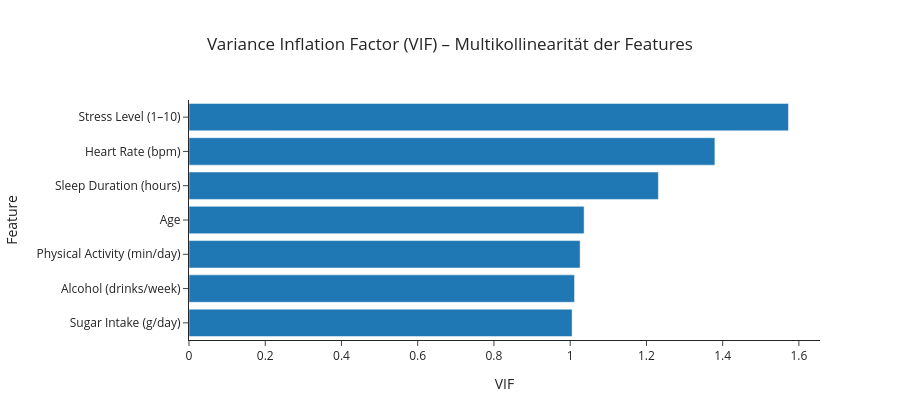

Source (notebook cell):
### Markdown cell above
Während die Korrelationsmatrix nur paarweise Zusammenhänge zeigt, misst der Variance Inflation Factor (VIF) die Gesamt-Multikollinearität eines Features gegenüber allen anderen Features im Modell.

Der VIF gibt an, wie stark die Varianz eines Regressionskoeffizienten durch lineare Abhängigkeiten zwischen Features aufgebläht wird.

Features mit hohen VIF-Werten enthalten häufig redundante Information und können die Stabilität linearer Modelle beeinträchtigen.

Der VIF wird mit den standardisierten Trainingsdaten berechnet, um Data Leakage zu vermeiden.

Die VIF-Werte sollen **visuell vergleichbar** gemacht werden, um potenziell redundante Features schnell zu identifizieren.  
Ein Balkendiagramm zeigt sofort, welche Variablen die höchste Multikollinearität aufweisen.

- VIF ≈ 1: keine Multikollinearität
- 1–5: moderat (meist unkritisch)
- \>5: potenziell problematisch
- \>10: stark problematisch

### Code cell
X_vif = sm.add_constant(X_train_scaled_df)  # VIF auf train (skaliert) berechnen

vif = pd.DataFrame({
    "feature": X_train_scaled_df.columns,
    "VIF": [variance_inflation_factor(X_vif.values, i+1) for i in range(len(X_train_scaled_df.columns))]
}).sort_values("VIF", ascending=False)

vif["feature"] = vif["feature"].map(lambda c: labels.get(c, c))
print(vif)

vif_plot = vif.copy()

fig = px.bar(
    vif_plot,
    x="VIF",
    y="feature",
    orientation="h",
    template="simple_white",
    title="Variance Inflation Factor (VIF) – Multikollinearität der Features",
    labels={"feature": "Feature", "VIF": "VIF"}
)

fig.update_layout(
    title_x=0.5,
    width=900,
    height=420,
    yaxis=dict(categoryorder="total ascending")
)

fig.show()

### Figure 1 — Plotly figure (JSON) as saved in the notebook; plotly's stock layout.template omitted (floating-point values rounded to 4 significant figures)
{"data": [{"hovertemplate": "VIF=%{x}<br>Feature=%{y}<extra></extra>", "legendgroup": "", "marker": {"color": "#1F77B4", "pattern": {"shape": ""}}, "name": "", "orientation": "h", "showlegend": false, "textposition": "auto", "type": "bar", "x": [1.573, 1.38, 1.231, 1.037, 1.026, 1.011, 1.005], "xaxis": "x", "y": ["Stress Level (1–10)", "Heart Rate (bpm)", "Sleep Duration (hours)", "Age", "Physical Activity (min/day)", "Alcohol (drinks/week)", "Sugar Intake (g/day)"], "yaxis": "y"}], "layout": {"barmode": "relative", "height": 420, "legend": {"tracegroupgap": 0}, "title": {"text": "Variance Inflation Factor (VIF) – Multikollinearität der Features", "x": 0.5}, "width": 900, "xaxis": {"anchor": "y", "domain": [0, 1], "title": {"text": "VIF"}}, "yaxis": {"anchor": "x", "categoryorder": "total ascending", "domain": [0, 1], "title": {"text": "Feature"}}}}
